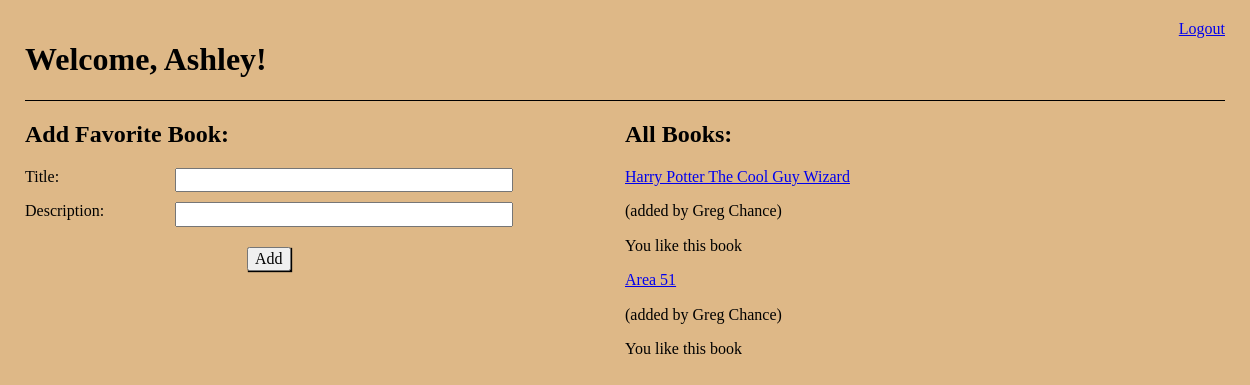
The page /books_dash (signed in) on the database its author committed.
### app_one/models.py (models this page shows)
class User(models.Model):
    first_name = models.CharField(max_length=255)
    last_name = models.CharField(max_length=255)
    email = models.CharField(max_length=255)
    password = models.CharField(max_length=255)
    created_at = models.DateTimeField(auto_now_add=True)
    updated_at = models.DateTimeField(auto_now=True)
    objects = UserManager()

class Book(models.Model):
    title = models.CharField(max_length=255)
    description = models.CharField(max_length=255)
    created_at = models.DateTimeField(auto_now_add=True)
    updated_at = models.DateTimeField(auto_now=True)
    added_user = models.ForeignKey(User, related_name="books_added", on_delete = models.CASCADE)
    favorite_users = models.ManyToManyField(User, related_name="favorite_books")
    objects = BookManager()

### app_one/views.py (the view)
# urls.py: path('books_dash', views.books_dash),
def books_dash(request):
    if 'userid' not in request.session:
        return redirect('/')
    context = {
        'user': User.objects.get(id=request.session['userid']),
        'books': Book.objects.all(),
        'liked_books': Book.objects.filter(favorite_users = User.objects.get(id=request.session['userid'])),
    }
    return render(request, 'books_dash.html', context)

### app_one/templates/books_dash.html (shortened to what this page needs)
<!DOCTYPE html>
<html lang="en">
<head>
    {% load static %}
    <link rel="stylesheet" href="{% static 'css/normalize.css' %}">
    <link rel="stylesheet" href="{% static 'css/style.css' %}">
</head>
<body>
    <div class="container">
        <div class="nav">
            <h1>Welcome, {{user.first_name}}!</h1>
            <div>
                <a href="/rd/logout">Logout</a>
            </div>
        </div>
        <div class="inner1">
            <div class="col left">
                <h2>Add Favorite Book:</h2>
                <form action="/rd/add_book" method="post">
                    <label for="title">Title:</label>
                    <input type="text" name="title">
                    <label for="description">Description:</label>
                    <input type="text" name="description">
                    <input class="submit" type="submit" value="Add">
                </form>
            </div>
            <div class="col right">
                <h2>All  Books:</h2>
                {% for book in books %}
                <div class="row">
                    <a href="/book_info/{{book.id}}">{{book.title}}</a>
                    <p>(added by {{book.added_user.first_name}} {{book.added_user.last_name}})</p>
                    {% if book in liked_books %}
                    <p>You like this book</p>
                    {% else %}
                    <a href="/rd/add_favorite/{{book.id}}">Add to favorites</a>
                    {% endif %}
                </div>
                {% endfor %}
            </div>
        </div>
    </div>
</body>
</html>

### app_one/static/css/style.css (style rules this page uses)
body { background-color: burlywood; }
.container { width: 1200px; margin: auto; padding: 20px; }
.nav { display: grid; grid-template-columns: 1fr 1fr; border-bottom: 1px solid black; }
.nav div { justify-self: right; }
.inner1 { display: grid; grid-template-columns: 1fr 1fr; }
.inner1 form { display: grid; grid-template-columns: 150px .75fr; row-gap: 10px; }
.inner1 form .submit { grid-column: 1/3; justify-self: center; margin: 10px 0; box-shadow: 1px 1px 1px black; }

### rows shown on the page
User: first_name "Ashley"
Book: title "Harry Potter The Cool Guy Wizard", added_user.first_name "Greg", added_user.last_name "Chance", shows "You like this book"
Book: title "Area 51", added_user.first_name "Greg", added_user.last_name "Chance", shows "You like this book"
